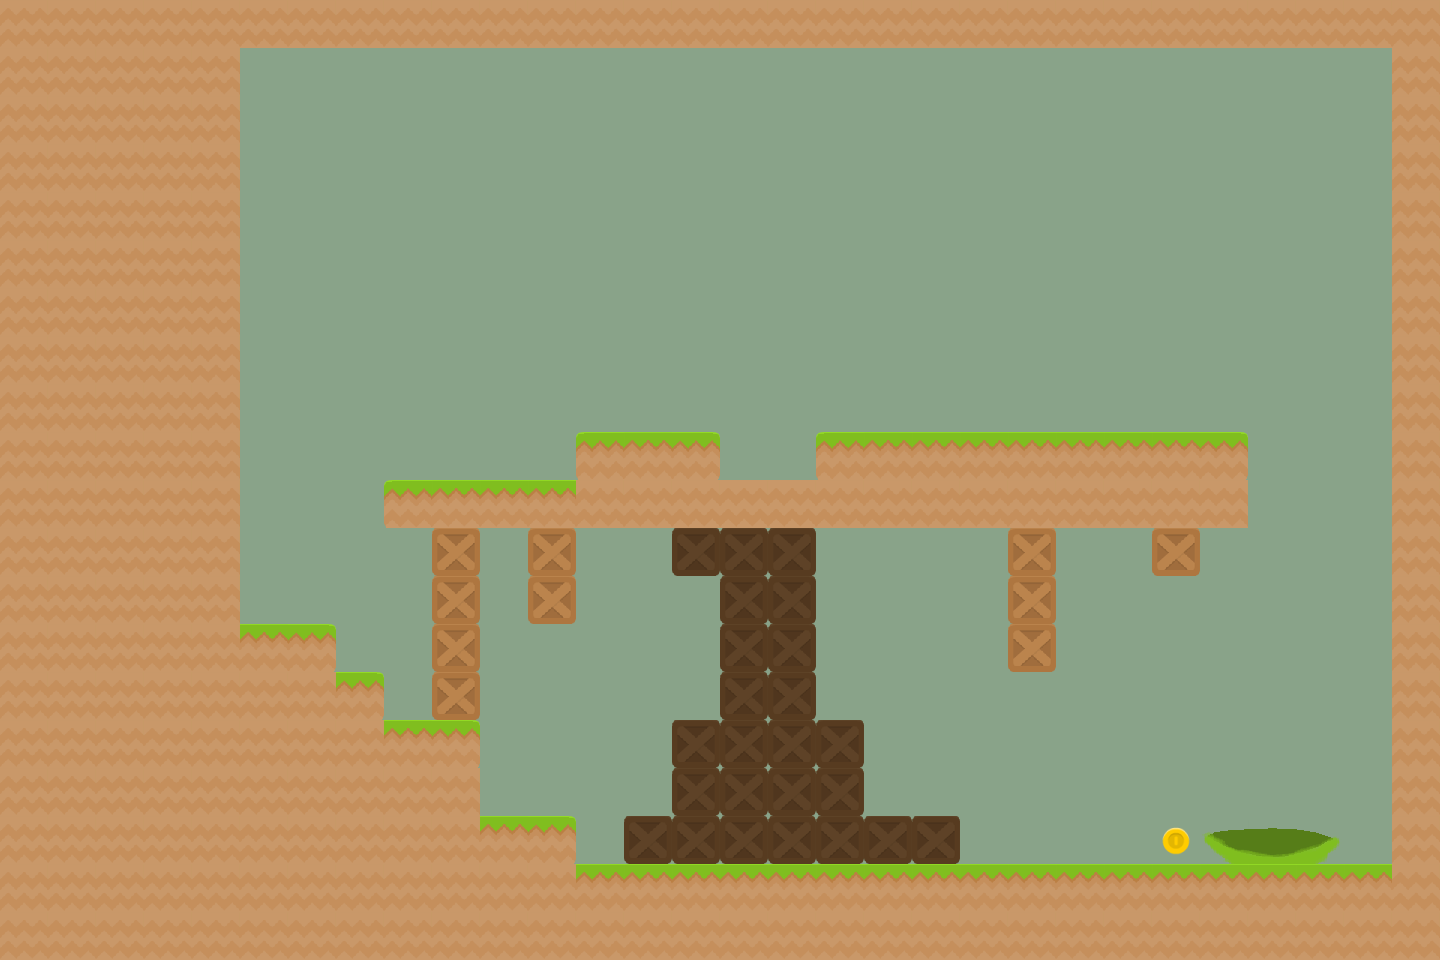

The image is a tile-based game level rendered from a .tmx file. Its description and source (layers, tilesets, objects; grid data summarised) follow:
An orthogonal 30x20 tile map with 48x48 px tiles, 4 tile layers (Background, World, Coins, Foreground), 2 tilesets.

<map version="1.10" tiledversion="1.11.0" orientation="orthogonal" renderorder="right-down" width="30" height="20" tilewidth="48" tileheight="48" infinite="0" backgroundcolor="#89a389" nextlayerid="5" nextobjectid="31">
 <editorsettings>
  <export target="../public/assets/map0.json" format="json" />
 </editorsettings>
 <tileset firstgid="1" name="tiles" tilewidth="48" tileheight="48" tilecount="32" columns="4">
  <image source="../public/assets/tiles.png" width="192" height="384" />
  <tile id="0">
   <properties>
    <property name="collides" type="bool" value="true" />
   </properties>
  </tile>
  <tile id="1">
   <properties>
    <property name="collides" type="bool" value="true" />
   </properties>
  </tile>
  <tile id="2">
   <properties>
    <property name="collides" type="bool" value="true" />
   </properties>
  </tile>
  <tile id="3">
   <properties>
    <property name="collides" type="bool" value="true" />
   </properties>
  </tile>
  <tile id="4">
   <properties>
    <property name="collides" type="bool" value="true" />
   </properties>
  </tile>
  <tile id="5">
   <properties>
    <property name="collides" type="bool" value="true" />
   </properties>
  </tile>
  <tile id="6">
   <properties>
    <property name="collides" type="bool" value="true" />
   </properties>
  </tile>
  <tile id="8">
   <properties>
    <property name="collides" type="bool" value="true" />
   </properties>
  </tile>
  <tile id="9">
   <properties>
    <property name="collides" type="bool" value="true" />
   </properties>
  </tile>
  <tile id="10">
   <properties>
    <property name="collides" type="bool" value="true" />
   </properties>
  </tile>
  <tile id="12">
   <properties>
    <property name="collides" type="bool" value="true" />
   </properties>
  </tile>
  <tile id="13">
   <properties>
    <property name="collides" type="bool" value="true" />
   </properties>
  </tile>
  <tile id="14">
   <properties>
    <property name="collides" type="bool" value="true" />
   </properties>
  </tile>
 </tileset>
 <tileset firstgid="33" name="coin" tilewidth="48" tileheight="48" tilecount="10" columns="10">
  <image source="../public/assets/coinGold.png" width="480" height="48" />
 </tileset>
 <layer id="3" name="Background" width="30" height="20">
  <data>[600 cells, 27 non-empty, 4 distinct tile ids]</data>
 </layer>
 <layer id="1" name="World" width="30" height="20">
  <data>[600 cells, 244 non-empty, 4 distinct tile ids]</data>
 </layer>
 <layer id="2" name="Coins" width="30" height="20">
  <data>[600 cells, 4 non-empty, 4 distinct tile ids]</data>
 </layer>
 <layer id="4" name="Foreground" width="30" height="20">
  <data>[600 cells, 13 non-empty, 4 distinct tile ids]</data>
 </layer>
</map>